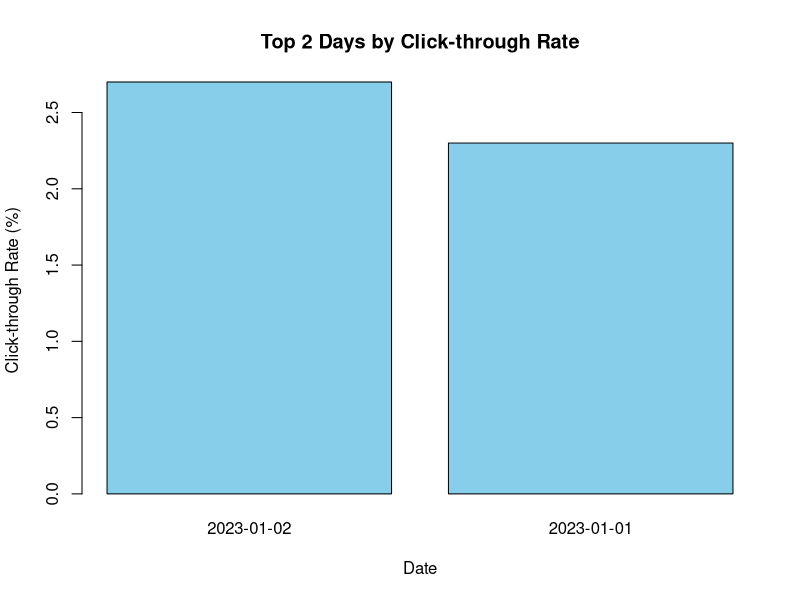

Write the R code that produced this figure.
date <- c("2023-01-01", "2023-01-02", "2023-01-03")
click_rate <- c(2.3, 2.7, 2.0)

N <- 2

top_index <- order(click_rate, decreasing = TRUE)[1:N]

top_dates <- date[top_index]
top_rates <- click_rate[top_index]

barplot(
  top_rates,
  names.arg = top_dates,
  xlab = "Date",
  ylab = "Click-through Rate (%)",
  main = "Top 2 Days by Click-through Rate",
  col = "skyblue"
)
